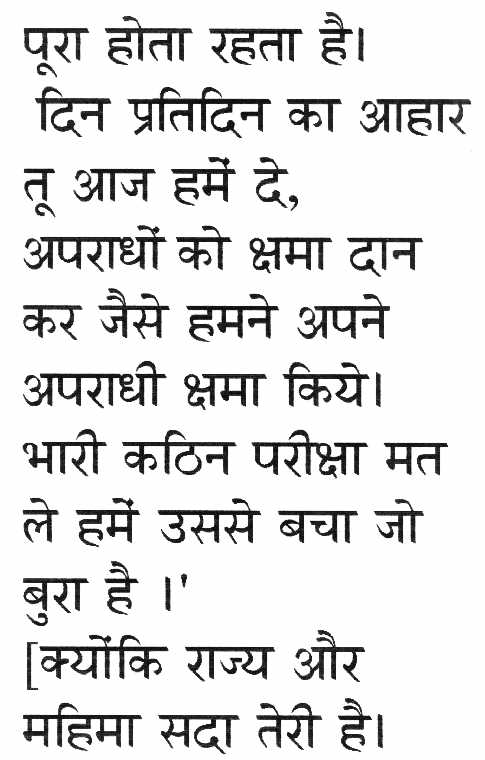
//> input picture hindi-a2.jpg, 485 x 760 px
$ ./tesscv hindi-a2.jpg hindi-a2.jpg   (built with g++ and OpenCV 4)
//> lines starting //> are read from the running program, lines starting //| are printed output that depends on the picture; after the words box and inside, x2 and y2 are one past the last pixel; in counts of white or black regions, pixels touching at a corner belong together
// tesscv.cpp:
// Using Tesseract API with OpenCV

#include <opencv2/highgui/highgui.hpp>
#include <opencv2/imgproc/imgproc.hpp>
#include <tesseract/baseapi.h>
#include <opencv2/highgui/highgui.hpp>
#include <opencv2/opencv.hpp>
#include <iostream>
#include <fstream>
#include <cmath>
#include <utility>
#include <vector>
#include <algorithm>
#include <queue>
#include <string>
#include <sstream>

cv::Mat erode(cv::Mat im,int kernel){
  cv::Mat res;
  cv::Mat element = cv::getStructuringElement(2,cv::Size(2*kernel+1,2*kernel+1),cv::Point(kernel,kernel));
  cv::erode(im,res,element);
  return res;
}

cv::Mat dilate(cv::Mat im,int kernel){
  cv::Mat res;
  cv::Mat element = cv::getStructuringElement(2,cv::Size(2*kernel+1,2*kernel+1),cv::Point(kernel,kernel));
  cv::dilate(im,res,element);
  return res;
}

void useTess(cv::Mat gray,std::string file_name){
  cv::imshow("tessIm",gray);
    //cv::waitKey(0);
  tesseract::TessBaseAPI tess;
    tess.Init(NULL, "hin", tesseract::OEM_DEFAULT);
    tess.SetPageSegMode(tesseract::PSM_SINGLE_BLOCK);
    tess.SetImage((uchar*)gray.data, gray.cols, gray.rows, 1, gray.cols);

    // Get the text
    char* out = tess.GetUTF8Text();
    std::cout << out << std::endl;

    std::ofstream file(file_name.c_str(), std::ofstream::app);
    file << out <<" ";
    file.close();
}

std::vector<std::pair<int,int> > arrange_words(std::vector<std::pair<int,int> > all_words,int maxBlobHeight){
  int size=all_words.size();
  std::cout<<"maxBlobHt:"<<maxBlobHeight<<std::endl;
  std::vector<std::pair<int,int> > new_words(size);
  std::vector<int>* neighbour = new std::vector<int>[size];
  int* row_determined = new int[size];
	int* parent = new int[size];
  for(int i=0;i<size;i++){
    row_determined[i]=0;
		parent[i] = 0;
  }
  for(int i=0;i<size;i++){
    for(int j=0;j<size;j++){
			if(i==j)continue;
			if(abs(all_words[i].first - all_words[j].first)< 0.6*maxBlobHeight){
				neighbour[i].push_back(j);
				//neighbour[j].push_back(i);
			}
		}
  }
  int rows_assigned = 0 ;
	int row_count = 1;
  while(rows_assigned==0){
    int topmost;
		for(int i=0;i<size;i++){
			if(row_determined[i]==0){
				topmost = i;
				break;
			}
		}

    for(int i=0;i<size;i++){
			//std::cout<<row_determined[i]<<" ";
			if(row_determined[i]==0 && all_words[i].first<all_words[topmost].first)topmost=i;
		}
		//std::cout<<topmost<<std::endl;
		//cv::waitKey(0);
		int row_num=-1;
		for(int j=0;j<neighbour[topmost].size();j++){
			if(row_determined[neighbour[topmost][j]]!=0){
				if(row_num == -1){
					row_num=row_determined[neighbour[topmost][j]];
					parent[topmost]=neighbour[topmost][j];
				}
				else if(row_num!=-1 && row_determined[neighbour[topmost][j]]!=row_num){
					if((abs(all_words[topmost].first-all_words[neighbour[topmost][j]].first)+abs(all_words[topmost].second-all_words[neighbour[topmost][j]].second))< (abs(all_words[topmost].first-all_words[parent[topmost]].first)+abs(all_words[topmost].second-all_words[parent[topmost]].second))){
						row_num = row_determined[neighbour[topmost][j]];
						parent[topmost]=neighbour[topmost][j];
					}
				}
			}
		}
		if(row_num==-1){
			row_determined[topmost] = row_count;
			row_count++;
		}
		else row_determined[topmost] = row_num;

		rows_assigned = 1;
    for(int i=0;i<size;i++){
      if(row_determined[i]==0){
        rows_assigned=0;
        break;
      }
    }
  }

	std::cout<<"neighbour array:"<<std::endl;
	for(int i=0;i<size;i++){
		std::cout<<i<<":";
		for(int j=0;j<neighbour[i].size();j++){
			std::cout<<neighbour[i][j]<<" ";
		}
		std::cout<<std::endl;
	}

	std::cout<<"to be arranged words:"<<std::endl;
	for(int i=0;i<size;i++){
		std::cout<<i<<" "<<all_words[i].second<<" "<<all_words[i].first<<" "<<row_determined[i]<<std::endl;
	}
	std::cout<<std::endl;

	int entry = 0;
	for(int i=1;i<=row_count;i++){
		int row_entry = 0;
		for(int j=0;j<size;j++){
			if(row_determined[j]==i)row_entry++;
			else continue;
			int greater_than = 0;
			for(int k=0;k<size;k++){
				if(row_determined[k]==i && k!=j && all_words[k].second<all_words[j].second){
					greater_than++;
				}
			}
			new_words[entry+greater_than] = all_words[j];
		}
		entry += row_entry;
	}
  return new_words;
}

// [36 lines of commented-out code are left out]


cv::Mat restructure(cv::Mat im){
  cv::Mat res(im.rows+8,im.cols+8,CV_8UC1);
  for(int i=0;i<res.rows;i++){
    for(int j=0;j<res.cols;j++){
      res.at<uchar>(i,j)=255;
    }
  }
  for(int i=0;i<im.rows;i++){
    for(int j=0;j<im.cols;j++){
      res.at<uchar>(i+4,j+4)=im.at<uchar>(i,j);
    }
  }
  return res;
}

cv::Mat clearImage(cv::Mat original, int* valid,int** A){
  for(int i=0;i<original.rows;i++){
    for(int j=0;j<original.cols;j++){
      if(valid[A[i][j]]==0)original.at<uchar>(i,j)=255;
    }
  }
  return original;
}

cv::Mat blob_joined(cv::Mat bin,cv::Mat original,int name,int* final_count,std::string file_name){
  cv::Point* lt,*rb,*center;
  int** A= new int*[bin.rows];
  for(int i=0;i<bin.rows;i++)A[i]=new int[bin.cols];
  for(int i=0;i<bin.rows;i++)
    for(int j=0;j<bin.cols;j++)
      A[i][j]=-1;
  int count=0;
  std::queue<cv::Point> q;
  for(int i=0;i<bin.rows;i++){
    for(int j=0;j<bin.cols;j++){
      if((int)bin.at<uchar>(i,j)==0 && A[i][j]==-1){
        q.push(cv::Point(i,j));
        while(q.size()!=0){
          cv::Point p=q.front();
          if(A[p.x][p.y]==-1){
            count++;
          }
          for(int k=p.x-1;k<=p.x+1;k++){
            for(int l=p.y-1;l<=p.y+1;l++){
              if((k>=0) && (l>=0) && (k<bin.rows) && (l<bin.cols) && ((int)bin.at<uchar>(k,l)==0) && (A[k][l]==-1)){
                q.push(cv::Point(k,l));
                A[k][l]=0;
              }
            }
          }
          A[p.x][p.y]=count;
          q.pop();
        }
      }
    }
  }
  //std::cout<<"count="<<count<<std::endl;
  lt=new cv::Point[count+1];
  rb=new cv::Point[count+1];
  center=new cv::Point[count+1];
  int* valid=new int[count+1];
  int* hist = new int[count+1];
  for(int a=0;a<=count;a++){
    lt[a]=cv::Point(bin.cols,bin.rows);
    rb[a]=cv::Point(0,0);
    hist[a]=0;
    valid[a]=1;
  }
  for(int i=0;i<bin.rows;i++){
    for(int j=0;j<bin.cols;j++){
      if(A[i][j]!=-1){
        hist[A[i][j]]++;
        if(i<lt[A[i][j]].y)lt[A[i][j]].y=i;
        if(j<lt[A[i][j]].x)lt[A[i][j]].x=j;
        if(i>rb[A[i][j]].y)rb[A[i][j]].y=i;
        if(j>rb[A[i][j]].x)rb[A[i][j]].x=j;
      }
    }
  }
  int maxBlobHeight=0;
  for(int a=1;a<=count;a++){
    center[a].x=(lt[a].x+rb[a].x)/2;
    center[a].y=(lt[a].y+rb[a].y)/2;
    //std::cout<<center[a].x<<" "<<center[a].y<<std::endl;
    if(hist[a] < (bin.rows*bin.cols)/5000) valid[a]=0;
    if(lt[a].x==0 || rb[a].x==bin.cols-1 || lt[a].y==0 || rb[a].y==bin.rows-1)valid[a]=0;

    if(valid[a] && ((rb[a].y-lt[a].y)>maxBlobHeight))maxBlobHeight=(rb[a].y-lt[a].y);
  }

  original = clearImage(original,valid,A);
  cv::imshow("clear",original);

  for(int a=1;a<=count;a++){
    for(int b=a+1;b<=count;b++){
      if(valid[a]==0 || valid[b]==0) continue;
      if((center[b].y-center[a].y)>maxBlobHeight)continue;
      if((center[b].y-center[a].y)<(rb[a].y-lt[a].y) && (center[b].x)<=(rb[a].x) && (center[b].x)>=(lt[a].x)){
        //std::cout<<"1:"<<b<<std::endl;
        //std::cout<<lt[b].x<<","<<lt[b].y<<" "<<rb[b].x<<","<<rb[b].y<<std::endl;
        //std::cout<<lt[a].x<<","<<lt[a].y<<" "<<rb[a].x<<","<<rb[a].y<<std::endl;
        valid[b]=0;
        if(rb[b].x>rb[a].x)rb[a].x=rb[b].x;
        if(rb[b].y>rb[a].y)rb[a].y=rb[b].y;
        if(lt[b].x<lt[a].x)lt[a].x=lt[b].x;
        if(lt[b].y<lt[a].y)lt[a].y=lt[b].y;
        rb[b]=rb[a];
        lt[b]=lt[a];
        center[a].x=(lt[a].x+rb[a].x)/2;
        center[a].y=(lt[a].y+rb[a].y)/2;
      }
      else if((center[b].y-center[a].y)<(rb[b].y-lt[b].y) && (center[a].x)<=(rb[b].x) && (center[a].x)>=(lt[b].x)){
        //std::cout<<"2:"<<a<<std::endl;
        //std::cout<<lt[b].x<<","<<lt[b].y<<" "<<rb[b].x<<","<<rb[b].y<<std::endl;
        //std::cout<<lt[a].x<<","<<lt[a].y<<" "<<rb[a].x<<","<<rb[a].y<<std::endl;
        valid[a]=0;
        if(rb[b].x<rb[a].x)rb[b].x=rb[a].x;
        if(rb[b].y<rb[a].y)rb[b].y=rb[a].y;
        if(lt[b].x>lt[a].x)lt[b].x=lt[a].x;
        if(lt[b].y>lt[a].y)lt[b].y=lt[a].y;
        lt[a]=lt[b];
        rb[a]=rb[b];
        center[b].x=(lt[b].x+rb[b].x)/2;
        center[b].y=(lt[b].y+rb[b].y)/2;
      }
    }
  }
  //std::cout<<std::endl;
  cv::Mat bound=bin.clone();
  cv::Mat temp;
  int fc=0;
  std::vector<std::pair<int,int> > all_words;
  for(int a=1;a<=count;a++){
    if(valid[a]){
      if((rb[a].y-lt[a].y)*(rb[a].x-lt[a].x) < 100) continue;
      std::pair<int,int> p;
      p.first=center[a].y;
      p.second=center[a].x;
      all_words.push_back(p);
    }
  }
  //std::sort(all_words.begin(), all_words.end());
  all_words=arrange_words(all_words,maxBlobHeight);
  for(int i=0;i<all_words.size();i++){
    int a;
    for(int j=1;j<=count;j++){
      if((center[j].y==all_words[i].first) && (center[j].x==all_words[i].second)) a=j;
    }
      std::stringstream ss;
      ss << a;
      std::string t=ss.str();
      cv::rectangle(bound,lt[a],rb[a],cv::Scalar(250),1);
      if(lt[a].x!=rb[a].x && lt[a].y!=rb[a].y){
        fc++;
        std::cout<<lt[a].x<<","<<lt[a].y<<" "<<rb[a].x<<","<<rb[a].y<<" center->"<<center[a].x<<" "<<center[a].y<<std::endl;
        temp = original(cv::Rect(lt[a].x,lt[a].y,rb[a].x - lt[a].x,rb[a].y - lt[a].y));
        std::ostringstream oss2;
        oss2<<"/home/arna/Desktop/IITKGP/projects/Pilot/SauvolaMS_Images_words/"<<name<<"_"<<fc<<".jpg";
        //cv::imwrite(oss2.str() , temp);
        /*cv::namedWindow("output",1);
        cv::imshow("output",temp);*/
        temp=restructure(temp);
        useTess(temp,file_name);   // Pass it to Tesseract API

        //cv::waitKey(0);
      }
  }
  //std::cout<<"image size:"<<original.rows<<" "<<original.cols<<";"<<bin.rows<<" "<<bin.cols<<std::endl;
  *final_count=fc;

  return bound;
}

cv::Mat slow_sauvola_binarize(cv::Mat img,int w,float k){
  cv::Mat sauvola=img.clone();
    //std::cout<<"hi"<<std::endl;
  for(int i=w/2;i<img.rows-w/2;i++){
    for(int j=w/2;j<img.cols-w/2;j++){
      long long int sum=0,sq_sum=0;
      for(int m=-w/2;m<=w/2;m++){
        for(int l=-w/2;l<=w/2;l++){
          int val=(int)img.at<uchar>(i+m,j+l);
          sum+=val;
          sq_sum+=(val*val);
        }
      }
      float mean=sum/(1.0*w*w);
      float var=sq_sum/(1.0*w*w);
      float dev=var-(mean*mean);
      float sq_var=sqrt(dev);
      float temp_thresh=sq_var/128; //max std dev for grayscale 8U is 128.
      float thresh=mean*(1+k*(temp_thresh-1)); //sauvola formula.
      if((int)img.at<uchar>(i,j)>=thresh)sauvola.at<uchar>(i,j)=255;
      else sauvola.at<uchar>(i,j)=0;
    }
  }
  cv::Mat final_res=sauvola(cv::Rect(w/2,w/2,img.cols-w,img.rows-w));
  return final_res;
}

double compute_skew(cv::Mat src)
{
   // Load in grayscale.
   //cv::Mat src = cv::imread(filename, 0);
   cv::Size size = src.size();
   cv::bitwise_not(src, src);
   cv::imshow("src",src);
   std::vector<cv::Vec4i> lines;
   //cv::HoughLinesP(src, lines, 1, CV_PI/180, 100, size.width / 2.f,20);
   cv::HoughLinesP(src, lines, 1, CV_PI/180, 100,size.width/5,20);
   cv::Mat disp_lines(size, CV_8UC1, cv::Scalar(0, 0, 0));
    double angle = 0.;
    unsigned nb_lines = lines.size();
    for (unsigned i = 0; i < nb_lines; ++i)
    {
        cv::line(disp_lines, cv::Point(lines[i][0], lines[i][1]),
                 cv::Point(lines[i][2], lines[i][3]), cv::Scalar(255, 0 ,0));
        double t_angle = atan2((double)lines[i][3] - lines[i][1],
                       (double)lines[i][2] - lines[i][0]);
        std::cout<<t_angle<<" ";
        angle+=t_angle;
    }
    angle /= nb_lines; // mean angle, in radians.
  //cv::imshow("lines",disp_lines);
  //cv::waitKey(0);
    return (angle*180/CV_PI);

}
cv::Mat deskew(cv::Mat img, double angle)
{
  //cv::Mat img = cv::imread(filename, 0);

  cv::bitwise_not(img, img);

  std::vector<cv::Point> points;
  cv::Mat_<uchar>::iterator it = img.begin<uchar>();
  cv::Mat_<uchar>::iterator end = img.end<uchar>();
  for (; it != end; ++it)
    if (*it)
      points.push_back(it.pos());

  cv::RotatedRect box = cv::minAreaRect(cv::Mat(points));
  cv::Mat rot_mat = cv::getRotationMatrix2D(box.center, angle, 1);

  cv::Mat top_left = cv::Mat(3,1,CV_64FC1);
  top_left.at<double>(0,0)=0;top_left.at<double>(1,0)=0;top_left.at<double>(2,0)=1;
  cv::Mat new_top_left = rot_mat*top_left;
  //std::cout<<new_top_left.rows<<std::endl<<new_top_left.at<float>(0,0)<<std::endl<<new_top_left.at<float>(0,1)<<std::endl;
  //std::cout<<"new_top_left= "<<std::endl<<new_top_left<<std::endl;
  cv::Mat top_right = cv::Mat(3,1,CV_64FC1);
  top_right.at<double>(0,0)=0;top_right.at<double>(1,0)=img.cols;top_left.at<double>(2,0)=1;
  cv::Mat new_top_right = rot_mat*top_right;
  cv::Mat bottom_left = cv::Mat(3,1,CV_64FC1);
  bottom_left.at<double>(0,0)=img.rows;bottom_left.at<double>(1,0)=0;bottom_left.at<double>(2,0)=1;
  cv::Mat new_bottom_left = rot_mat*bottom_left;
  cv::Mat bottom_right = cv::Mat(3,1,CV_64FC1);
  bottom_right.at<double>(0,0)=img.rows;bottom_right.at<double>(1,0)=img.cols;bottom_right.at<double>(2,0)=1;
  cv::Mat new_bottom_right = rot_mat*bottom_right;

  cv::Point tl,br;
  if(new_top_left.at<double>(0,0)<new_top_right.at<double>(0,0))tl.y=new_top_right.at<double>(0,0);
  else tl.y=new_top_left.at<double>(0,0);
  if(new_top_left.at<double>(1,0)<new_bottom_left.at<double>(1,0))tl.x=new_bottom_left.at<double>(1,0);
  else tl.x=new_top_left.at<double>(1,0);
  if(new_bottom_left.at<double>(0,0)<new_bottom_right.at<double>(0,0))br.y=new_bottom_left.at<double>(0,0);
  else br.y=new_bottom_right.at<double>(0,0);
  if(new_bottom_right.at<double>(1,0)<new_top_right.at<double>(1,0))br.x=new_bottom_right.at<double>(1,0);
  else br.x=new_top_right.at<double>(1,0);


  cv::Mat rotated;
  cv::warpAffine(img, rotated, rot_mat, img.size(), cv::INTER_CUBIC);
  cv::Size box_size = box.size;
  if (box.angle < -45.)
    std::swap(box_size.width, box_size.height);
  cv::Mat cropped;
  cv::getRectSubPix(rotated, box_size, box.center, cropped);
  // [5 lines of commented-out code are left out]
  cv::waitKey(0);
  return cropped;
}

cv::Mat simpleThreshold(cv::Mat im){
  for(int i=0;i<im.rows;i++){
    for(int j=0;j<im.cols;j++){
      if(im.at<uchar>(i,j)!=255)im.at<uchar>(i,j)=0;
    }
  }
  return im;
}

int main(int argc, char** argv)
{
    // Usage: tesscv image.png
    if (argc != 3)
    {
        std::cout << "Please specify the input image!" << std::endl;
        return -1;
    }

    // Load image
    cv::Mat im = cv::imread(argv[1],0);
//> im is the input picture: 760 rows x 485 cols, CV_8UC1; min 0, max 255, mean 224.1
    if (im.empty())
    {
        std::cout << "Cannot open source image!" << std::endl;
        return -1;
    }

    cv::Mat gray=im;

    // ...all pre-processing here...
  cv::Mat bin=slow_sauvola_binarize(gray,15,0.1);
//> in slow_sauvola_binarize, `cv::Mat final_res=sauvola(cv::Rect(w/2,w/2,img.cols-w,img.rows-w));`:
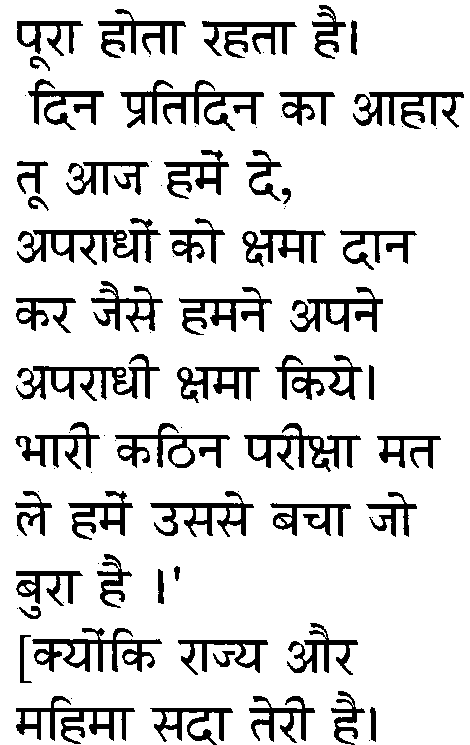
//> final_res: 745 rows x 470 cols, CV_8UC1; 85.5% white; 81 black regions (29 under 20 px), largest, box (x1, y1, x2, y2) and area: (120, 80, 264, 131) 2286, (17, 218, 161, 265) 2159, (16, 354, 160, 401) 2067
  double angle =compute_skew(bin);
//> in compute_skew, `cv::HoughLinesP(src, lines, 1, CV_PI/180, 100,size.width/5,20);`: lines = 119 lines (x1, y1, x2, y2), first 8: [29, 93, 333, 93], [25, 95, 334, 95], [28, 92, 332, 92], [16, 438, 440, 438], [20, 233, 415, 233], [21, 232, 223, 232], [17, 437, 439, 437], [16, 505, 415, 505]
//> in compute_skew, `unsigned nb_lines = lines.size();`: nb_lines = 119
//> the loop in compute_skew, `for (unsigned i = 0; i < nb_lines; ++i)` made 119 passes
//> (t_angle, angle) on passes 1 to 12: (0, 0), (0, 0), (0, 0), (0, 0), (0, 0), (0, 0), (0, 0), (0, 0), (0, 0), (0, 0), (0, 0), (0, 0)
//| 0 0 0 0 0 0 0 0
//> (output is shown up to pass 8 of 119)
//> after the loop in compute_skew, `for (unsigned i = 0; i < nb_lines; ++i)`:
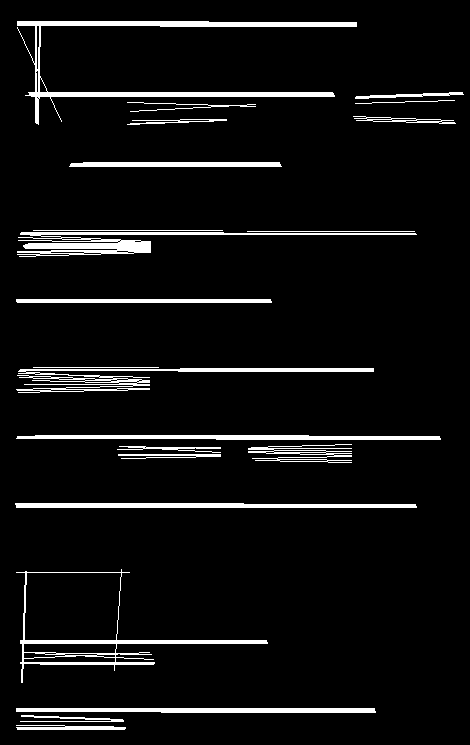
//> disp_lines: 745 rows x 470 cols, CV_8UC1; 6.3% white; 22 white regions, largest, box (x1, y1, x2, y2) and area: (17, 21, 357, 125) 3730, (17, 232, 417, 257) 2659, (16, 368, 374, 393) 2229
//> after the loop in compute_skew, `for (unsigned i = 0; i < nb_lines; ++i)`: angle = -6.31
//> in compute_skew, `angle /= nb_lines;`: angle = -0.0531
//> angle = -3.04
  std::cout<<angle<<std::endl;
//| -3.03996
  cv::Mat image=deskew(bin,angle);
//> after the loop in deskew, `for (; it != end; ++it)`: points = 299466 items
//> in deskew, `cv::RotatedRect box = cv::minAreaRect(cv::Mat(points));`: box = centre (234.5, 372), size (744, 469), angle -90
//> in deskew, `cv::Mat rot_mat = cv::getRotationMatrix2D(box.center, angle, 1);`: rot_mat = [[0.999, -0.053, 20.06], [0.053, 0.999, -11.91]]
//> in deskew, `cv::Mat new_top_left = rot_mat*top_left;`: new_top_left = [20.06, -11.91]
//> in deskew, `cv::Mat new_top_right = rot_mat*top_right;`: new_top_right = [-24.93, 469.3]
//> in deskew, `cv::Mat new_bottom_left = rot_mat*bottom_left;`: new_bottom_left = [764, 27.6]
//> in deskew, `cv::Mat new_bottom_right = rot_mat*bottom_right;`: new_bottom_right = [739.1, 496.9]
//> in deskew, `else tl.y=new_top_left.at<double>(0,0);`: tl = Point(0, 20)
//> in deskew, `if(new_top_left.at<double>(1,0)<new_bottom_left.at<double>(1,0))tl.x=n..`: tl = Point(27, 20)
//> in deskew, `else br.y=new_bottom_right.at<double>(0,0);`: br = Point(0, 739)
//> in deskew, `else br.x=new_top_right.at<double>(1,0);`: br = Point(469, 739)
//> in deskew, `cv::warpAffine(img, rotated, rot_mat, img.size(), cv::INTER_CUBIC);`:
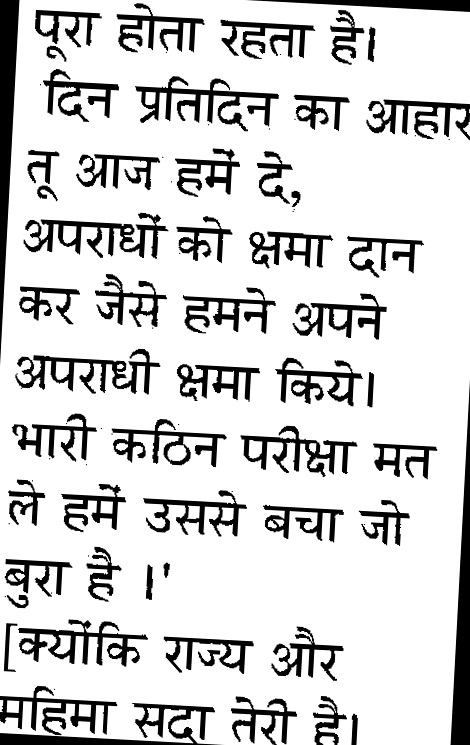
//> rotated: 745 rows x 470 cols, CV_8UC1; min 0, max 255, mean 211
//> in deskew, `cv::Size box_size = box.size;`: box_size = Size(744, 469)
//> in deskew, `cv::getRectSubPix(rotated, box_size, box.center, cropped);`:
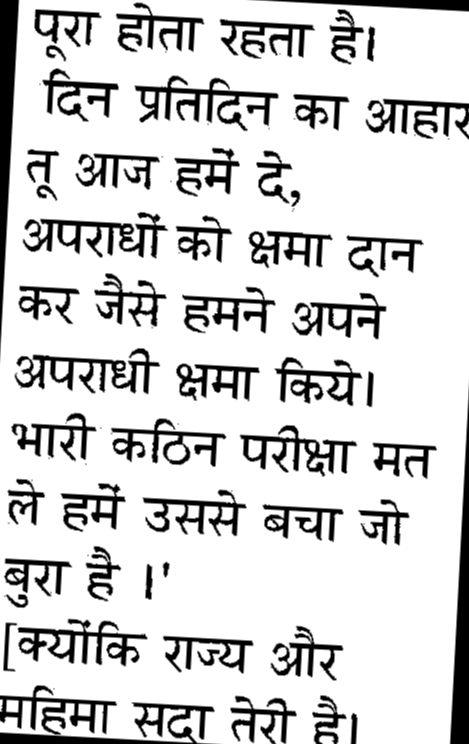
//> cropped: 744 rows x 469 cols, CV_8UC1; min 0, max 255, mean 211.4
//> in deskew, `cv::getRectSubPix(rotated, box_size, box.center, cropped);`: box_size = Size(469, 744)
  image = simpleThreshold(image);
//> after the loop in simpleThreshold, `for(int i=0;i<im.rows;i++)`:
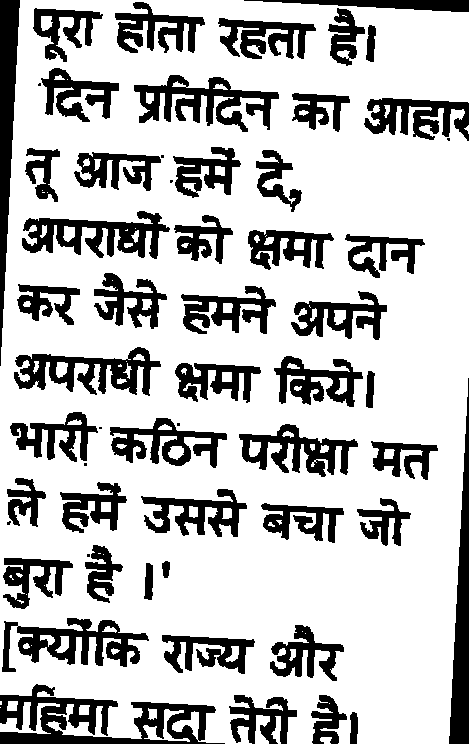
//> im: 744 rows x 469 cols, CV_8UC1; 74.8% white; 57 black regions (9 under 20 px), largest, box (x1, y1, x2, y2) and area: (0, 684, 225, 744) 5815, (449, 378, 469, 744) 3743, (0, 0, 20, 366) 3742
   //cv::bitwise_not(image, image);
  image=dilate(image,1);
//> in dilate, `cv::dilate(im,res,element);`: res: 744 rows x 469 cols, CV_8UC1; 81.5% white; 62 black regions (10 under 20 px), largest, box (x1, y1, x2, y2) and area: (0, 685, 215, 744) 4381, (450, 397, 469, 744) 3377, (0, 0, 19, 347) 3376
  //bin2=erode(bin2,2);
  cv::Mat bin2=image;
  cv::imshow("image",image);
  cv::waitKey(0);
  int final_count=0;
  int i=0;
  cv::Mat bound=blob_joined(bin2,image,i,&final_count,argv[2]);
//> the loop in blob_joined, `for(int i=0;i<bin.rows;i++)` made 744 passes
//> count on passes 1 to 3: 2, 2, 2
//> after the loop in blob_joined, `for(int i=0;i<bin.rows;i++)`: q = 0 items; count = 62
//> the loop in blob_joined, `for(int a=0;a<=count;a++)` made 63 passes
//> the loop in blob_joined, `for(int a=1;a<=count;a++)` made 62 passes
//> maxBlobHeight on passes 3 to 5: 48, 51, 55
//> after the loop in blob_joined, `for(int a=1;a<=count;a++)`: maxBlobHeight = 55
//> after the loop in clearImage, `for(int i=0;i<original.rows;i++)`:
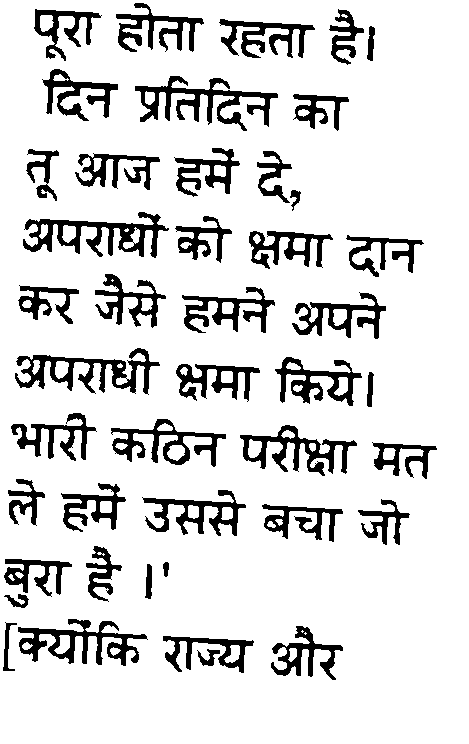
//> original: 744 rows x 469 cols, CV_8UC1; 86.1% white; 44 black regions, largest, box (x1, y1, x2, y2) and area: (135, 76, 278, 131) 2476, (23, 212, 169, 258) 2437, (15, 348, 160, 395) 2321
//> the loop in blob_joined, `for(int a=1;a<=count;a++)` made 62 passes
//> in arrange_words, `int size=all_words.size();`: size = 41
//| maxBlobHt:55
//> the loop in arrange_words, `for(int i=0;i<size;i++)` made 41 passes
//> the loop in arrange_words, `while(rows_assigned==0)` made 41 passes
//> (topmost, row_num, rows_assigned) on passes 1 to 12: (0, -1, 0), (1, 1, 0), (2, 1, 0), (3, 1, 0), (4, 1, 0), (5, -1, 0), (6, 2, 0), (7, 2, 0), (11, -1, 0), (8, 3, 0), (9, 3, 0), (10, 3, 0)
//> after the loop in arrange_words, `while(rows_assigned==0)`: row_count = 11; rows_assigned = 1
//> the loop in arrange_words, `for(int i=1;i<=row_count;i++)` made 11 passes
//> (row_entry, entry) on passes 1 to 11: (5, 5), (3, 8), (5, 13), (4, 17), (4, 21), (4, 25), (4, 29), (5, 34), (3, 37), (4, 41), (0, 41)
//> after the loop in arrange_words, `for(int i=1;i<=row_count;i++)`: new_words = 41 pairs, first 12: [34, 67], [27, 159], [38, 266], [36, 346], [43, 370], [94, 79], [103, 206], [112, 320], [174, 42], [171, 117], [172, 206], [176, 274]; entry = 41
//> in blob_joined, `all_words=arrange_words(all_words,maxBlobHeight);`: all_words has the same summary as new_words in arrange_words
//> (the run ends here: the program needs code that is not available in this run, at `tesseract::TessBaseAPI tess;`)
